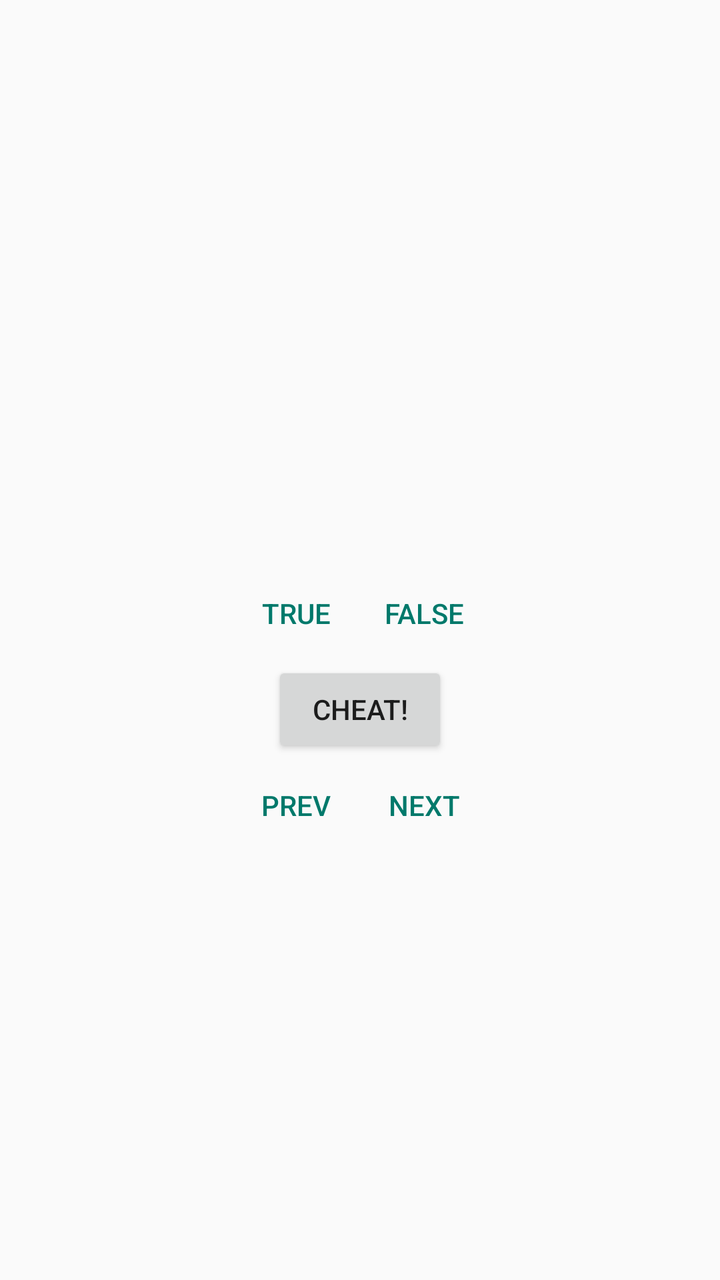
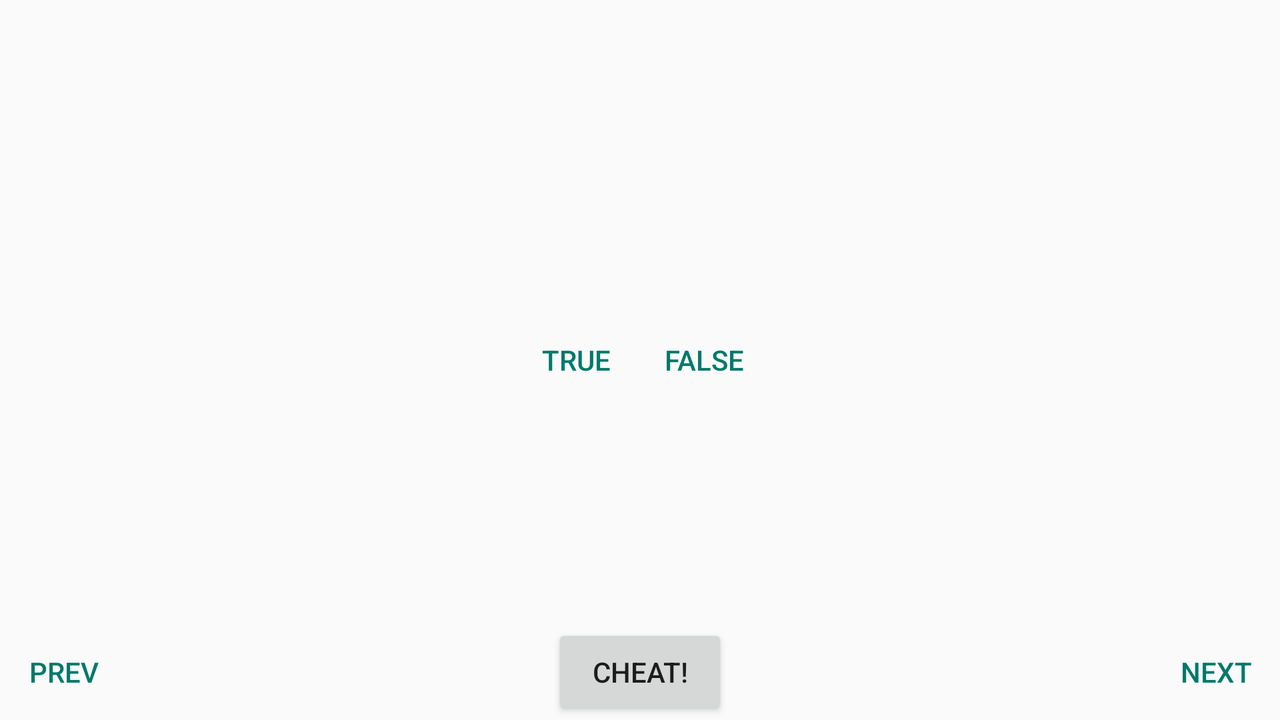

One screen, two layout resources from the same app: the default and the author's alternative for another configuration. Each is rendered where Android would select it; the XML of both is given below.
<!-- AndroidManifest.xml: application theme Theme.AppStduy -->
<!-- res/layout/activity_quiz.xml -->
<?xml version="1.0" encoding="utf-8"?>
<androidx.constraintlayout.widget.ConstraintLayout xmlns:android="http://schemas.android.com/apk/res/android"
    xmlns:tools="http://schemas.android.com/tools"
    android:layout_width="match_parent"
    android:layout_height="match_parent"
    tools:context=".QuizActivity">

    <LinearLayout
        android:layout_width="match_parent"
        android:layout_height="match_parent"
        android:gravity="center"
        android:orientation="vertical"
        tools:ignore="MissingConstraints">


        <TextView
            android:id="@+id/question_text_view"
            android:layout_width="349dp"
            android:layout_height="wrap_content"
            android:fontFamily="sans-serif-light"
            android:lineSpacingExtra="10sp"
            android:padding="24dp"
            android:textAlignment="center"
            android:textAllCaps="false"
            android:textAppearance="@style/TextAppearance.AppCompat.Small"
            android:textColor="#9C27B0"
            android:textSize="16sp"
            android:textStyle="bold"
            android:typeface="normal"
            tools:ignore="MissingConstraints" />

        <LinearLayout
            android:layout_width="wrap_content"
            android:layout_height="wrap_content"
            android:orientation="horizontal"
            tools:ignore="MissingConstraints">

            <Button
                android:id="@+id/true_button"
                style="?android:attr/buttonBarButtonStyle"
                android:layout_width="wrap_content"
                android:layout_height="wrap_content"
                android:text="@string/true_button"
                android:textColor="#00796B"/>


            <Button
                android:id="@+id/false_button"
                style="?android:attr/buttonBarButtonStyle"
                android:layout_width="wrap_content"
                android:layout_height="wrap_content"
                android:text="@string/false_button"
                android:textColor="#00796B"/>
        </LinearLayout>

        <Button
            android:id="@+id/cheat_button"
            android:layout_width="wrap_content"
            android:layout_height="wrap_content"
            android:text="@string/cheat_button" />

        <LinearLayout
            android:layout_width="wrap_content"
            android:layout_height="wrap_content"
            android:orientation="horizontal">

            <Button
                android:id="@+id/prev_button"
                style="?android:attr/buttonBarButtonStyle"
                android:layout_width="wrap_content"
                android:layout_height="wrap_content"
                android:drawableStart="@drawable/arrow_left"
                android:drawablePadding="4dp"
                android:text="@string/prev_button"
                android:textColor="#00796B" />

            <Button
                android:id="@+id/next_button"
                style="?android:attr/buttonBarButtonStyle"
                android:layout_width="wrap_content"
                android:layout_height="wrap_content"
                android:drawableRight="@drawable/arrow_right"
                android:drawablePadding="4dp"
                android:text="@string/next_button"
                android:textColor="#00796B"
                tools:ignore="RtlHardcoded" />
        </LinearLayout>
    </LinearLayout>

</androidx.constraintlayout.widget.ConstraintLayout>
<!-- resources referenced by this layout -->
<resources>
  <string name="cheat_button">CHEAT! </string>
  <string name="false_button">False</string>
  <string name="next_button">NEXT</string>
  <string name="prev_button">PREV</string>
  <string name="true_button">True</string>
  <style name="Theme.AppStduy" parent="Theme.AppCompat.Light.DarkActionBar">
          
          <item name="colorPrimary">@color/purple_500</item>
          <item name="colorPrimaryDark">@color/purple_700</item>
          <item name="colorAccent">@color/teal_200</item>
          
      </style>
  <color name="purple_500">#FF6200EE</color>
  <color name="purple_700">#FF3700B3</color>
  <color name="teal_200">#FF03DAC5</color>
</resources>
<!-- res/layout-land/activity_quiz.xml (the author's variant of the layout above) -->
<!-- drawn on the phone turned sideways -->
<?xml version="1.0" encoding="utf-8"?>
<androidx.constraintlayout.widget.ConstraintLayout xmlns:android="http://schemas.android.com/apk/res/android"
    xmlns:tools="http://schemas.android.com/tools"
    android:layout_width="match_parent"
    android:layout_height="match_parent"
    tools:context=".QuizActivity">

    <FrameLayout
        android:layout_width="match_parent"
        android:layout_height="match_parent"
        tools:ignore="MissingConstraints">


        <TextView
            android:id="@+id/question_text_view"
            android:layout_width="349dp"
            android:layout_height="wrap_content"
            android:fontFamily="sans-serif-light"
            android:lineSpacingExtra="10sp"
            android:padding="24dp"
            android:textAlignment="center"
            android:textAllCaps="false"
            android:textAppearance="@style/TextAppearance.AppCompat.Small"
            android:textColor="#9C27B0"
            android:textSize="16sp"
            android:textStyle="bold"
            android:typeface="normal"
            android:layout_gravity="center_horizontal"
            tools:ignore="MissingConstraints" />

        <LinearLayout
            android:layout_width="wrap_content"
            android:layout_height="wrap_content"
            android:orientation="horizontal"
            android:layout_gravity="center_vertical|center_horizontal"
            tools:ignore="MissingConstraints">

            <Button
                android:id="@+id/true_button"
                style="?android:attr/buttonBarButtonStyle"
                android:layout_width="wrap_content"
                android:layout_height="wrap_content"
                android:layout_gravity="bottom|left"
                android:text="@string/true_button"
                android:textColor="#00796B"
                tools:ignore="RtlHardcoded" />


            <Button
                android:id="@+id/false_button"
                style="?android:attr/buttonBarButtonStyle"
                android:layout_width="wrap_content"
                android:layout_height="wrap_content"
                android:layout_gravity="bottom|right"
                android:text="@string/false_button"
                android:textColor="#00796B"
                tools:ignore="RtlHardcoded" />
        </LinearLayout>

        <Button
            android:id="@+id/cheat_button"
            android:layout_width="wrap_content"
            android:layout_height="wrap_content"
            android:layout_gravity="bottom|center"
            android:text="@string/cheat_button" />

        <FrameLayout
            android:layout_width="match_parent"
            android:layout_height="wrap_content"
            android:layout_gravity="bottom"
            android:orientation="horizontal">

            <Button
                android:id="@+id/prev_button"
                style="?android:attr/buttonBarButtonStyle"
                android:layout_width="wrap_content"
                android:layout_height="wrap_content"
                android:layout_gravity="bottom|left"
                android:drawableStart="@drawable/arrow_left"
                android:drawablePadding="4dp"
                android:text="@string/prev_button"
                android:textColor="#00796B"
                tools:ignore="RtlHardcoded" />

            <Button
                android:id="@+id/next_button"
                style="?android:attr/buttonBarButtonStyle"
                android:layout_width="wrap_content"
                android:layout_height="wrap_content"
                android:layout_gravity="bottom|right"
                android:drawableRight="@drawable/arrow_right"
                android:drawablePadding="4dp"
                android:text="@string/next_button"
                android:textColor="#00796B"
                tools:ignore="RtlHardcoded" />
        </FrameLayout>
    </FrameLayout>

</androidx.constraintlayout.widget.ConstraintLayout>
